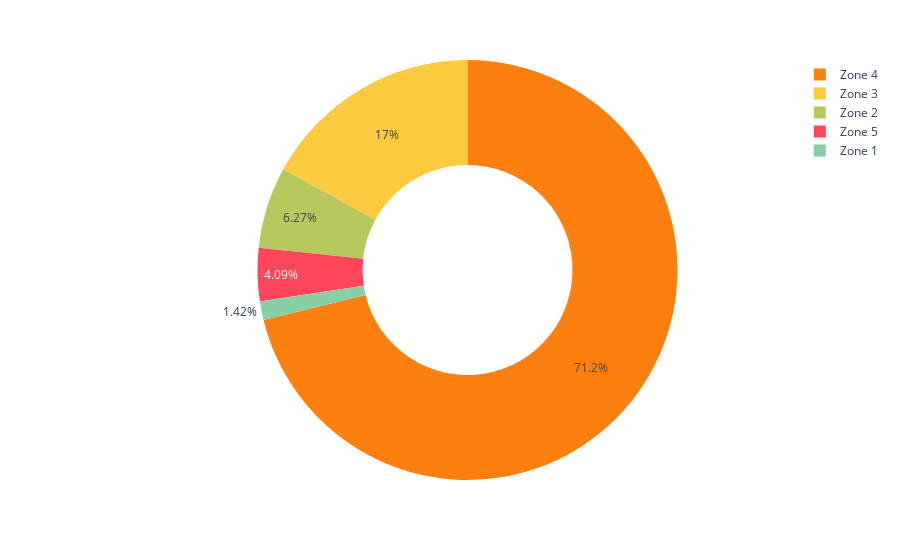

The code cell stored with this chart in its notebook:
### Code cell
color_map={'Zone 1': '#88cfa5',
           'Zone 2': '#b7c95d',
           'Zone 3': '#fbca3f',
           'Zone 4': '#fc7f10',
           'Zone 5': '#ff465a'}
fig = px.pie(df, values='duration', names='display_name', hole=0.5, color='display_name', color_discrete_map=color_map)
fig.show()

### Figure 1 — Plotly figure (JSON) as saved in the notebook; plotly's stock layout.template omitted (floating-point values rounded to 4 significant figures)
{"data": [{"customdata": [["Zone 1"], ["Zone 2"], ["Zone 3"], ["Zone 4"], ["Zone 5"]], "domain": {"x": [0, 1], "y": [0, 1]}, "hole": 0.5, "hovertemplate": "display_name=%{customdata[0]}<br>duration=%{value}<extra></extra>", "labels": ["Zone 1", "Zone 2", "Zone 3", "Zone 4", "Zone 5"], "legendgroup": "", "marker": {"colors": ["#88cfa5", "#b7c95d", "#fbca3f", "#fc7f10", "#ff465a"]}, "name": "", "showlegend": true, "type": "pie", "values": [17, 75, 204, 852, 49]}], "layout": {"legend": {"tracegroupgap": 0}, "margin": {"t": 60}}}
